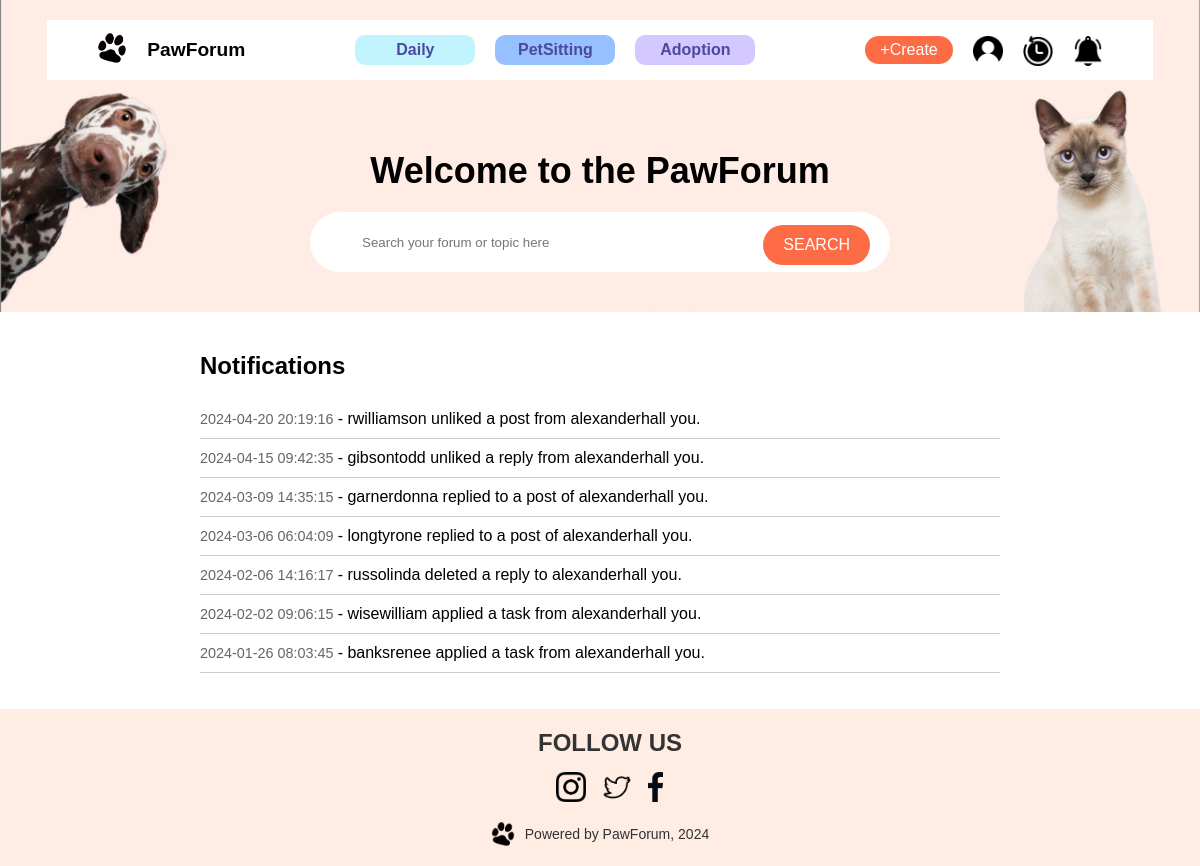
/notification (signed in), run on the app's committed database.
### app/models.py (models this page shows, shortened)
class Activity(db.Model):
    id = db.Column(db.Integer, primary_key=True)
    user_id = db.Column(db.Integer, db.ForeignKey('user.id'), nullable=False)
    action = db.Column(db.String(255), nullable=False)
    target_user_id = db.Column(db.Integer, nullable=True)
    timestamp = db.Column(db.DateTime, default=datetime.utcnow)
    user = db.relationship('User', backref=db.backref('activities', lazy=True))

class User(db.Model, UserMixin):
    id = db.Column(db.Integer, primary_key=True)
    username = db.Column(db.String(80), unique=True, nullable=False)
    email = db.Column(db.String(120), unique=True, nullable=False)
    password_hash = db.Column(db.String(128))
    phone = db.Column(db.String(15), nullable=True)
    gender = db.Column(db.String(10), nullable=True)
    postcode = db.Column(db.String(10), nullable=True)
    join_at = db.Column(db.DateTime, default=datetime.utcnow)
    pet_type = db.Column(db.String(80), nullable=True)
    user_image = db.Column(db.String(255), nullable=True)
    @property
    def password(self):
        raise AttributeError('password is not a readable attribute')

### app/routes.py (the view)
    @app.route('/notification')
    @login_required
    def notification():
        nav = render_template('components/nav_logged_in.html') if current_user.is_authenticated else render_template('components/nav_logged_out.html')
        notifications = Activity.query.filter(
            Activity.target_user_id == current_user.id
        ).order_by(Activity.timestamp.desc()).all()
        return render_template('notification.html', page_name='Notification', nav=nav, notifications=notifications)

### app/__init__.py (called while the page is built)
def create_app(config_class=Config):
    app = Flask(__name__)
    app.config.from_object(config_class)
    app.jinja_env.globals['os'] = os
    db.init_app(app)
    migrate = Migrate(app, db)
    database_path = os.path.join(app.root_path, 'app.db')
    if not os.path.exists(database_path):
        open(database_path, 'w').close()
    with app.app_context():
        db.create_all()
    login_manager = LoginManager()
    login_manager.init_app(app)
    login_manager.login_view = 'login'
    @login_manager.user_loader
    def load_user(user_id):
        from .models import User  # Import here to avoid circular dependencies
        return User.query.get(int(user_id))
    from .routes import init_app_routes  # Import routes after db to avoid circular import
    init_app_routes(app)  # Initialize routes
    return app

### app/templates/components/nav_logged_in.html (shortened to what this page needs)
<!DOCTYPE html>
<html lang="en">
  <head>
    <link
      rel="stylesheet"
      href="{{ url_for('static', filename='css/style.css') }}">
  </head>
  <body>
    <nav>
      <div class="navbar">
        <div class="navbar-left">
          <a href="{{ url_for('home') }}">
            <img
              src="{{ url_for('static', filename='image/paw.png') }}"
              alt="Paw Logo"
              class="logo">
          </a>
          <span>PawForum</span>
        </div>
        <div class="nav-links">
          <a href="{{ url_for('home', category='Daily') }}" class="link-daily">Daily</a>
          <a
            href="{{ url_for('home', category='PetSitting') }}"
            class="link-petsitting">PetSitting</a>
          <a
            href="{{ url_for('home', category='Adoption') }}"
            class="link-adoption">Adoption</a>
        </div>
        <div class="nav-right">
          <a href="{{ url_for('post_create') }}">
            <button class="nav-create">+Create</button>
          </a>
          <a href="{{ url_for('profile') }}" class="nav-img">
            <img src="{{ url_for('static', filename='image/user_icon.png') }}" alt="User Icon">
          </a>
          <a href="{{ url_for('activity') }}" class="nav-img">
            <img src="{{ url_for('static', filename='image/activity.png') }}" alt="Activity Icon">
          </a>
          <a href="{{ url_for('notification') }}" class="nav-img">
            <img src="{{ url_for('static', filename='image/notification.png') }}" alt="Notification Icon">
          </a>
        </div>
      </div>
      <div class="nav-main">
        <h1>Welcome to the PawForum</h1>
        <div class="searchbar">
          <form action="{{ url_for('search')}}" method="GET">
            <input
              type="text"
              name="query"
              placeholder="Search your forum or topic here"
              class="search-input"
              maxlength="100">
            <button type="submit" class="search-btn">SEARCH</button>
          </form>
        </div>
      </div>
    </nav>
  </body>
</html>

### app/templates/notification.html (shortened to what this page needs)
<!DOCTYPE html>
<html lang="en">
<head>
</head>
<body>
  </html>{% extends "base.html" %} {% block content %}
<div class="notification">
  <div style="display: flex; justify-content: center; margin: 20px">
    <div style="flex: 1; max-width: 800px">
      <h2>Notifications</h2>
      <ul style="list-style-type: none; padding: 0">
        {% for notification in notifications %}
          {% if notification.target_user_id == current_user.id %}
          <li style="border-bottom: 1px solid #ccc; padding: 10px 0">
            <span style="color: #666; font-size: 0.9em">
              {{ notification.timestamp.strftime('%Y-%m-%d %H:%M:%S') }}
            </span>
            - {{ notification.user.username }} {{ notification.action }} you.
          </li>
          {% endif %}
        {% endfor %}
      </ul>
    </div>
  </div>
</div>
{% endblock %}

### app/static/css/style.css (style rules this page uses)
a { text-decoration: None; cursor: pointer; color: inherit; }
body { font-family: Arial, sans-serif; margin: 0; }
nav { background-image: url("../image/navpic.jpg"); background-size: cover; background-position: center; padding: 40px 0; display: flex; flex-direction: column; align-items: center; justify-content: center; }
.logo { width: 30px; height: 30px; margin-right: 10px; }
.nav-img img { width: 30px; height: 30px; margin-left: 20px; }
.navbar { background-color: white; padding: 5px 50px; height: 50px; display: flex; align-items: center; justify-content: space-between; margin-bottom: 20px; margin-top: -20px; }
.navbar-left { display: flex; align-items: center; }
.navbar-left span { font-weight: bold; margin-left: 10px; font-size: larger; }
.nav-links { display: flex; margin-left: 100px; }
.nav-links a { color: black; text-decoration: none; }
.nav-create { background-color: #fd6c45; color: white; border: none; border-radius: 20px; padding: 5px 15px; cursor: pointer; margin-left: 100px; }
.nav-main { text-align: center; color: black; width: 100%; display: flex; flex-direction: column; align-items: center; justify-content: center; padding-top: 20px; }
.nav-main h1 { font-size: 36px; margin-bottom: 20px; }
.searchbar { display: flex; align-items: center; border-radius: 30px; width: 580px; height: 60px; position: relative; background-color: #fff; }
.search-input[type="text"] { border: none; border-radius: 4px; outline: none; flex: 1; margin-left: 50px; width: 350px; }
.search-btn { position: absolute; right: 20px; top: 55%; transform: translateY(-50%); background-color: #fd6c45; color: white; border: none; border-radius: 30px; padding: 0 20px; height: 40px; cursor: pointer; }
.nav-links a { font-weight: bold; color: #4d499e; text-decoration: none; display: inline-block; width: 120px; text-align: center; padding: 6px 0; border-radius: 10px; margin: 0 10px; }
.SignupForm input, button { margin-bottom: 10px; padding: 15px; font-size: 16px; border-radius: 3px; border: 1px solid #ccc; background-color: rgb(231, 226, 226); }
.link-daily { background-color: #c2f4ff !important; }
.link-petsitting { background-color: #96c0ff !important; }
.link-adoption { background-color: #d3c8ff !important; }
.nav-right { position: relative; top: 5px; display: flex; justify-content: center; }

### data on the page
Activity: timestamp "2024-04-20 20:19:16", user.username "rwilliamson", action "unliked a post from alexanderhall"
Activity: timestamp "2024-04-15 09:42:35", user.username "gibsontodd", action "unliked a reply from alexanderhall"
Activity: timestamp "2024-03-09 14:35:15", user.username "garnerdonna", action "replied to a post of alexanderhall"
Activity: timestamp "2024-03-06 06:04:09", user.username "longtyrone", action "replied to a post of alexanderhall"
Activity: timestamp "2024-02-06 14:16:17", user.username "russolinda", action "deleted a reply to alexanderhall"
Activity: timestamp "2024-02-02 09:06:15", user.username "wisewilliam", action "applied a task from alexanderhall"
Activity: timestamp "2024-01-26 08:03:45", user.username "banksrenee", action "applied a task from alexanderhall"
